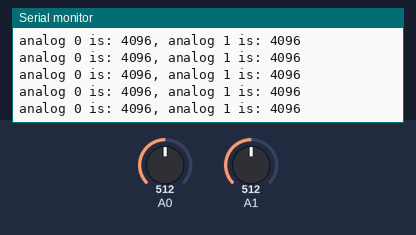
A sketch run on a simulated Arduino Zero (SAMD21). Parts: the last lines printed to the serial monitor. Inputs (shaded band) come from the test bench; at power-on: A0 = 512, A1 = 512 (analog values on the 0–1023 scale).

Above: at 1.2 s.
1.3 s: A0 set to 716
At 1.9 s:
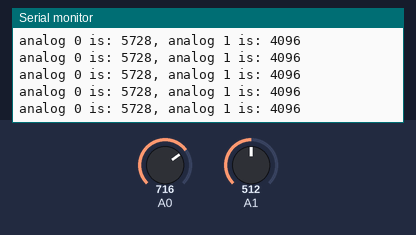
2.8 s: A1 set to 716
At 3.5 s:
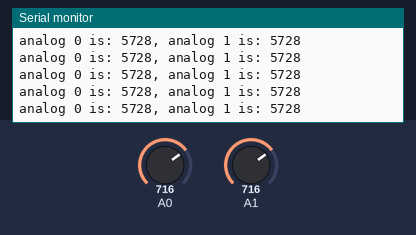
4.3 s: A0 set to 900
At 5.0 s:
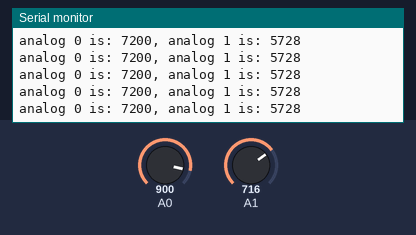
5.8 s: A1 set to 900
At 6.7 s:
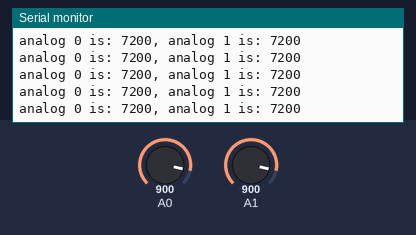
Timing chart, 0 to 8.3 s (numbered marks = the images above; inputs shaded):
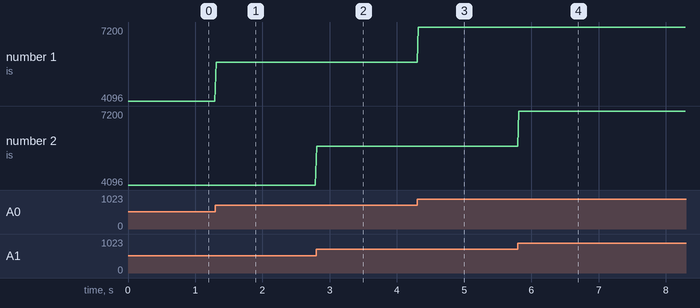

Measured:
- after the input at 1.3 s, the serial monitor: prints a new line at once (image 1)
- after the input at 2.8 s, the serial monitor: prints a new line at once (image 2)
- after the input at 4.3 s, the serial monitor: prints a new line at once (image 3)
- after the input at 5.8 s, the serial monitor: prints a new line at once (image 4)
- plotted number 1: 4096 → 5728 after the input at 1.3 s, 5728 → 7200 after the input at 4.3 s

The sketch:

AnalogInput.ino
```cpp
void setup()
{
  Serial.begin(115200);
  analogReadResolution(13);
}

int pot1;
int pot2;

void loop()
{
  pot1 = analogRead(0);
  pot2 = analogRead(1);
  Serial.print("analog 0 is: ");
  Serial.print(pot1);
  Serial.print(", analog 1 is: ");
  Serial.println(pot2);
  delay(20);
}
```
